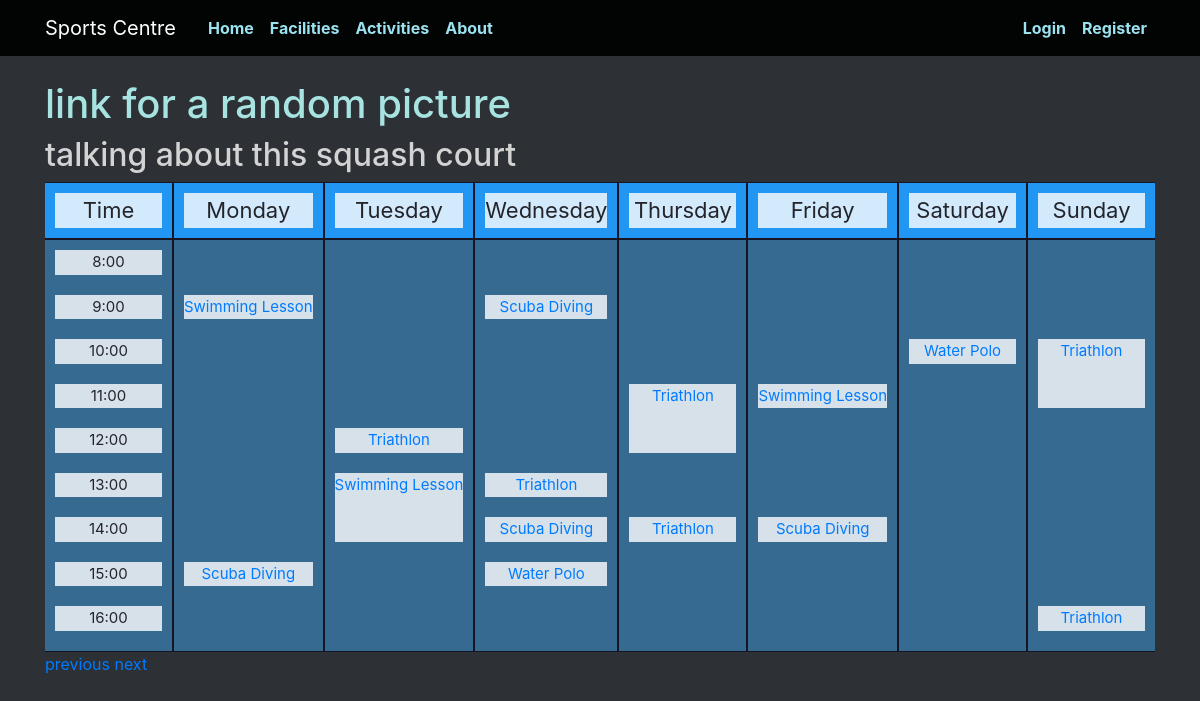
Page /facilities/swimming_pool/2020/12 on the committed database.
### app/models.py (models this page shows)
class Booking(db.Model):
  id = db.Column(db.Integer, primary_key=True)
  facility = db.Column(db.Integer, db.ForeignKey('user.id'), nullable=False)
  user = db.Column(db.Integer, db.ForeignKey('facility.id') , nullable=False)
  datetime = db.Column(db.DateTime, nullable=False)
  week = db.Column(db.Integer)
  year = db.Column(db.Integer)
  duration = db.Column(db.Integer, nullable=False)
  activity = db.Column(db.Integer, nullable=False)
  paid = db.Column(db.Integer, default=0)

class Activity(db.Model):
  id = db.Column(db.Integer, primary_key=True)
  facility = db.Column(db.Integer, db.ForeignKey('facility.id'), nullable=False)
  name = db.Column(db.String)
  url = db.Column(db.String(100))

### app/views.py (the view)
@app.route('/facilities/<facility_url>/<int:year>/<int:week>')
def show_facility(facility_url, year, week):
  facility = models.Facility.query.filter_by(url=facility_url).first_or_404()
  bookings = []
  for i in range(8):
    b = models.Booking.query.filter_by(facility=facility.id).filter_by(week=week).filter_by(year=year)
    filtered_b = []
    for query in b:
      if query.datetime.weekday() == i-1:
        filtered_b.append(query)
    bookings.append(filtered_b)
  address = 'facilities/' + facility.url + '.html'
  title = facility.name
  activity = models.Activity.query.order_by(models.Activity.id.asc())
  return render_template(address, title=title, bookings=bookings, url='/facilities/'+facility_url, year=year, week=week, activity=activity)

### app/templates/facilities/swimming_pool.html
{% extends "facilities_index.html" %}
{% block picture %}
link for a random picture
{% endblock %}
{% block info %}
talking about this squash court
{% endblock %}

### app/templates/timetable.html (shortened to what this page needs)
{% extends "index.html" %}
{% block content %}
  {% block top %}
  {% endblock %}
  <div class="scroll">
  <div class="grid-container">
  <div class="grid-sub-header">
    <div style=>Time</div>
  </div>
  {% for day in ["Monday", "Tuesday", "Wednesday", "Thursday", "Friday", "Saturday", "Sunday"] %}
  <div class="grid-sub-header">
    <div style="grid-row-start: header;">{{ day }}</div>
  </div>
  {% endfor %}
  <div class="grid-sub">
    {% for time in ["8:00", "9:00", "10:00", "11:00", "12:00", "13:00", "14:00", "15:00", "16:00"] %}
      <div style="grid-row-start: time-{{ loop.index0 + 8 }}; grid-column: 1/2;">{{ time }}</div>
    {% endfor %}
  </div>
  {% for day in ["Monday", "Tuesday", "Wednesday", "Thursday", "Friday", "Saturday", "Sunday"] %}
  <div class="grid-sub">
    {% for booking in bookings[loop.index0+1] %}
      <div style="grid-row: time-{{ booking.datetime.strftime('%-H') }} / time-{{ booking.datetime.strftime('%-H')|int + booking.duration }};">
        {% if booking.activity == -1 %}
          Booked
        {% else %}
          <a href="/activities/{{ activity[booking.activity-1].url }}/{{ year }}/{{ week }}">
            {{ activity[booking.activity-1].name }}
          </a>
        {% endif %}
      </div>
    {% endfor %}
  </div>
  {% endfor %}
  </div>
  </div>
  <a href="{{ url }}/{{ year }}/{{ week - 1 }}">previous</a>
  <a href="{{ url }}/{{ year }}/{{ week + 1 }}">next</a>
{% endblock %}

### app/static/style.css (style rules this page uses)
body { background: rgb(45, 48, 53); color: rgb(36, 37, 43); margin-top: 5rem; }
.grid-container { display: grid; grid-template-columns: [time] 1fr [day-0] 1fr [day-1] 1fr [day-2] 1fr [day-3] 1fr [day-4] 1fr [day-5] 1fr [day-6] 1fr; grid-gap: 2px; padding: 10px; background-color: rgba(17, 14, 32, 0.8); text-align: center; padding: 1px 0; font-size: 20px; grid-template-columns: repeat(8, 1fr); }
.grid-sub-header { display: grid; background-color: #2196F3; padding: 10px; grid-auto-columns: 1fr; }
.grid-sub-header > div { background-color: rgba(255, 255, 255, 0.8); text-align: center; padding: 1px 0; font-size: 22px; }
.grid-sub { display: grid; grid-template-rows: [time-8] 1fr [time-9] 1fr [time-10] 1fr [time-11] 1fr [time-12] 1fr [time-13] 1fr [time-14] 1fr [time-15] 1fr [time-16] 1fr [time-17] 0fr; grid-gap: 20px; background-color: rgb(55, 106, 145); padding-top: 10px; padding-left: 10px; padding-right: 10px; grid-auto-columns: 1fr; }
.grid-sub > div { background-color: rgba(255, 255, 255, 0.8); text-align: center; padding: 1px 0; font-size: 15px; }
div.scroll { overflow: auto; white-space: nowrap; }

### rows in the picture
Booking: activity.name "Swimming Lesson"
Booking: activity.name "Scuba Diving"
Booking: activity.name "Triathlon"
Booking: activity.name "Swimming Lesson"
Booking: activity.name "Scuba Diving"
Booking: activity.name "Triathlon"
Booking: activity.name "Scuba Diving"
Booking: activity.name "Water Polo"
Booking: activity.name "Triathlon"
Booking: activity.name "Triathlon"
Booking: activity.name "Swimming Lesson"
Booking: activity.name "Scuba Diving"
Booking: activity.name "Water Polo"
Booking: activity.name "Triathlon"
Booking: activity.name "Triathlon"

### other values in the picture
{{ day }} "Monday" "Tuesday" "Wednesday" "Thursday" "Friday" "Saturday" "Sunday"
{{ time }} "8:00" "9:00" "10:00" "11:00" "12:00" "13:00" "14:00" "15:00" "16:00"
